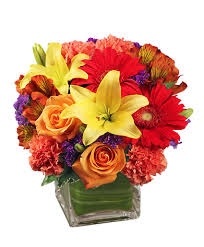
#> input picture Image Processing/flower.jpeg, 204 x 247 px
$ jupyter execute 'Grey and 3 channel separation.ipynb'
#> lines starting #> are read from the running program, lines starting #| are printed output that depends on the picture
Grey and 3 channel separation

[cell 1]
import cv2
import numpy as np
import matplotlib.pyplot as plt

[cell 2]
image = cv2.imread("flower.jpeg", cv2.IMREAD_COLOR)
#> image is the input picture: shape (247, 204, 3); mean B, G, R 157.8, 177.5, 217.9

[cell 3]
image[:, :, 0], image[:, :, 2] = np.array(image[:, :, 2]), np.array(image[:, :, 0])

[cell 4]
shape = image.shape
#> shape = (247, 204, 3)
gray_image = np.zeros(shape[:2])

[cell 5]
for i in range(shape[0]):
    for j in range(shape[1]):
            red   = image[i][j][0]
            green = image[i][j][1]
            blue  = image[i][j][2]
            gray_image[i][j] = 0.3 * red + 0.59 * green + 0.11 * blue
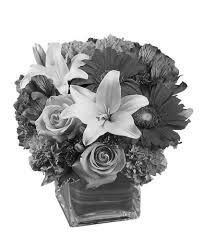
#> gray_image: shape (247, 204) float64; min 0.44, max 255, mean 187.5

[cell 6]
plt.imshow(gray_image, cmap='gray')

[cell 7]
plt.imshow(image)

[cell 8]
red_channel = np.array(image)
red_channel[:, :, 1:3] = 0
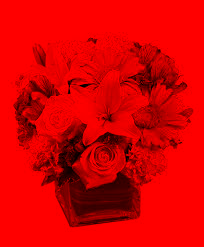
#> red_channel: shape (247, 204, 3); mean R, G, B 217.9, 0, 0
plt.imshow(red_channel)

[cell 9]
green_channel = np.array(image)
green_channel[:, :, 0] = 0
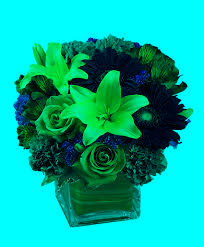
#> green_channel: shape (247, 204, 3); mean R, G, B 0, 177.5, 157.8
green_channel[:, :, 2] = 0
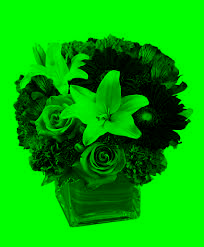
#> green_channel: shape (247, 204, 3); mean R, G, B 0, 177.5, 0
plt.imshow(green_channel)

[cell 10]
blue_channel = np.array(image)
blue_channel[:, :, 0:2] = 0
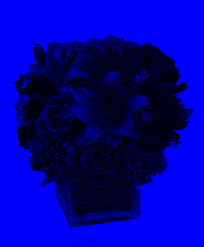
#> blue_channel: shape (247, 204, 3); mean R, G, B 0, 0, 157.8
plt.imshow(blue_channel)

$ run again, with Image Processing/Black_Circle.jpg copied over Image Processing/flower.jpeg
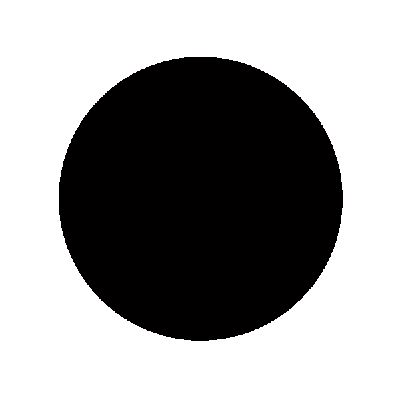
#> input picture Image Processing/Black_Circle.jpg, 400 x 399 px
#> image is the input picture: shape (399, 400, 3); mean B, G, R 153.8, 153.8, 154.2
#> `green_channel[:, :, 2] = 0`:
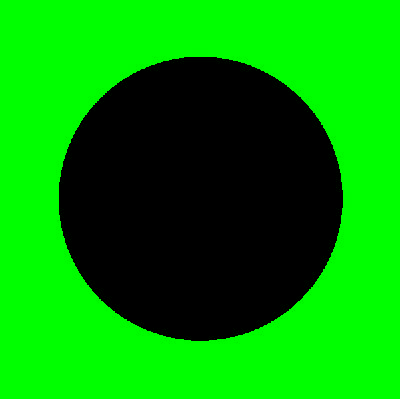
#> green_channel: shape (399, 400, 3); mean R, G, B 0, 153.8, 0
#> `blue_channel[:, :, 0:2] = 0`:
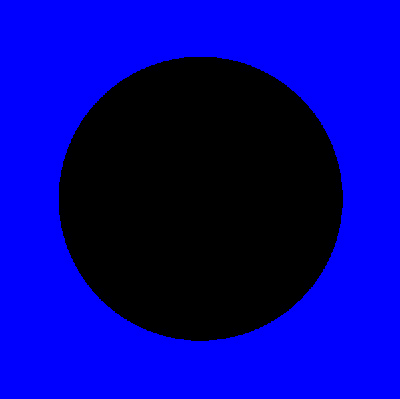
#> blue_channel: shape (399, 400, 3); mean R, G, B 0, 0, 153.8
